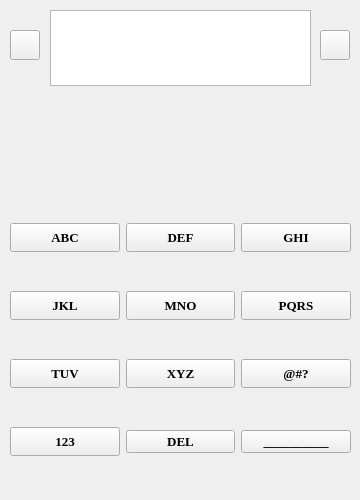
<?xml version="1.0" encoding="UTF-8"?>
<ui version="4.0">
 <class>Widget</class>
 <widget class="QWidget" name="Widget">
  <property name="geometry">
   <rect>
    <x>0</x>
    <y>0</y>
    <width>360</width>
    <height>500</height>
   </rect>
  </property>
  <property name="font">
   <font>
    <family>Times New Roman</family>
    <pointsize>10</pointsize>
    <bold>true</bold>
   </font>
  </property>
  <property name="windowTitle">
   <string>Widget</string>
  </property>
  <widget class="QWidget" name="gridLayoutWidget">
   <property name="geometry">
    <rect>
     <x>10</x>
     <y>190</y>
     <width>341</width>
     <height>301</height>
    </rect>
   </property>
   <layout class="QGridLayout" name="gridLayout">
    <item row="6" column="1">
     <widget class="QPushButton" name="button_del">
      <property name="text">
       <string>DEL</string>
      </property>
     </widget>
    </item>
    <item row="5" column="1">
     <widget class="QPushButton" name="button_xyz">
      <property name="minimumSize">
       <size>
        <width>0</width>
        <height>29</height>
       </size>
      </property>
      <property name="text">
       <string>XYZ</string>
      </property>
     </widget>
    </item>
    <item row="5" column="0">
     <widget class="QPushButton" name="button_tuv">
      <property name="minimumSize">
       <size>
        <width>0</width>
        <height>29</height>
       </size>
      </property>
      <property name="text">
       <string>TUV</string>
      </property>
     </widget>
    </item>
    <item row="2" column="0">
     <widget class="QPushButton" name="button_abc">
      <property name="minimumSize">
       <size>
        <width>0</width>
        <height>29</height>
       </size>
      </property>
      <property name="maximumSize">
       <size>
        <width>16777214</width>
        <height>16777215</height>
       </size>
      </property>
      <property name="text">
       <string>ABC</string>
      </property>
      <property name="autoDefault">
       <bool>false</bool>
      </property>
     </widget>
    </item>
    <item row="2" column="1">
     <widget class="QPushButton" name="button_def">
      <property name="sizePolicy">
       <sizepolicy hsizetype="Minimum" vsizetype="Fixed">
        <horstretch>0</horstretch>
        <verstretch>0</verstretch>
       </sizepolicy>
      </property>
      <property name="minimumSize">
       <size>
        <width>0</width>
        <height>29</height>
       </size>
      </property>
      <property name="text">
       <string>DEF</string>
      </property>
     </widget>
    </item>
    <item row="5" column="2">
     <widget class="QPushButton" name="button_symbol">
      <property name="minimumSize">
       <size>
        <width>0</width>
        <height>29</height>
       </size>
      </property>
      <property name="text">
       <string>@#?</string>
      </property>
     </widget>
    </item>
    <item row="4" column="1">
     <widget class="QPushButton" name="button_mno">
      <property name="minimumSize">
       <size>
        <width>0</width>
        <height>29</height>
       </size>
      </property>
      <property name="text">
       <string>MNO</string>
      </property>
     </widget>
    </item>
    <item row="4" column="0">
     <widget class="QPushButton" name="button_jkl">
      <property name="sizePolicy">
       <sizepolicy hsizetype="Minimum" vsizetype="Fixed">
        <horstretch>0</horstretch>
        <verstretch>0</verstretch>
       </sizepolicy>
      </property>
      <property name="minimumSize">
       <size>
        <width>0</width>
        <height>29</height>
       </size>
      </property>
      <property name="text">
       <string>JKL</string>
      </property>
     </widget>
    </item>
    <item row="4" column="2">
     <widget class="QPushButton" name="button_pqrs">
      <property name="minimumSize">
       <size>
        <width>0</width>
        <height>29</height>
       </size>
      </property>
      <property name="text">
       <string>PQRS</string>
      </property>
     </widget>
    </item>
    <item row="2" column="2">
     <widget class="QPushButton" name="button_ghi">
      <property name="sizePolicy">
       <sizepolicy hsizetype="Minimum" vsizetype="Fixed">
        <horstretch>0</horstretch>
        <verstretch>0</verstretch>
       </sizepolicy>
      </property>
      <property name="minimumSize">
       <size>
        <width>0</width>
        <height>29</height>
       </size>
      </property>
      <property name="text">
       <string>GHI</string>
      </property>
     </widget>
    </item>
    <item row="6" column="0">
     <widget class="QPushButton" name="button_number">
      <property name="sizePolicy">
       <sizepolicy hsizetype="Minimum" vsizetype="Fixed">
        <horstretch>0</horstretch>
        <verstretch>0</verstretch>
       </sizepolicy>
      </property>
      <property name="minimumSize">
       <size>
        <width>0</width>
        <height>29</height>
       </size>
      </property>
      <property name="text">
       <string>123</string>
      </property>
     </widget>
    </item>
    <item row="6" column="2">
     <widget class="QPushButton" name="button_space">
      <property name="text">
       <string>__________</string>
      </property>
     </widget>
    </item>
   </layout>
  </widget>
  <widget class="QToolButton" name="button_mic">
   <property name="geometry">
    <rect>
     <x>10</x>
     <y>30</y>
     <width>30</width>
     <height>30</height>
    </rect>
   </property>
   <property name="sizePolicy">
    <sizepolicy hsizetype="Fixed" vsizetype="Fixed">
     <horstretch>0</horstretch>
     <verstretch>0</verstretch>
    </sizepolicy>
   </property>
   <property name="minimumSize">
    <size>
     <width>24</width>
     <height>24</height>
    </size>
   </property>
   <property name="styleSheet">
    <string notr="true">qicon = rgb(41, 112, 200)</string>
   </property>
   <property name="text">
    <string/>
   </property>
   <property name="icon">
    <iconset>
     <normaloff>icons/icons8-microphone-24.png</normaloff>icons/icons8-microphone-24.png</iconset>
   </property>
   <property name="iconSize">
    <size>
     <width>24</width>
     <height>24</height>
    </size>
   </property>
  </widget>
  <widget class="QTextEdit" name="textEdit">
   <property name="geometry">
    <rect>
     <x>50</x>
     <y>10</y>
     <width>261</width>
     <height>76</height>
    </rect>
   </property>
   <property name="sizePolicy">
    <sizepolicy hsizetype="Fixed" vsizetype="Expanding">
     <horstretch>0</horstretch>
     <verstretch>0</verstretch>
    </sizepolicy>
   </property>
  </widget>
  <widget class="QPushButton" name="button_speaker">
   <property name="geometry">
    <rect>
     <x>320</x>
     <y>30</y>
     <width>30</width>
     <height>30</height>
    </rect>
   </property>
   <property name="text">
    <string/>
   </property>
   <property name="icon">
    <iconset>
     <normaloff>icons/icons8-audio-24.png</normaloff>icons/icons8-audio-24.png</iconset>
   </property>
   <property name="iconSize">
    <size>
     <width>24</width>
     <height>24</height>
    </size>
   </property>
  </widget>
 </widget>
 <resources/>
 <connections/>
</ui>
